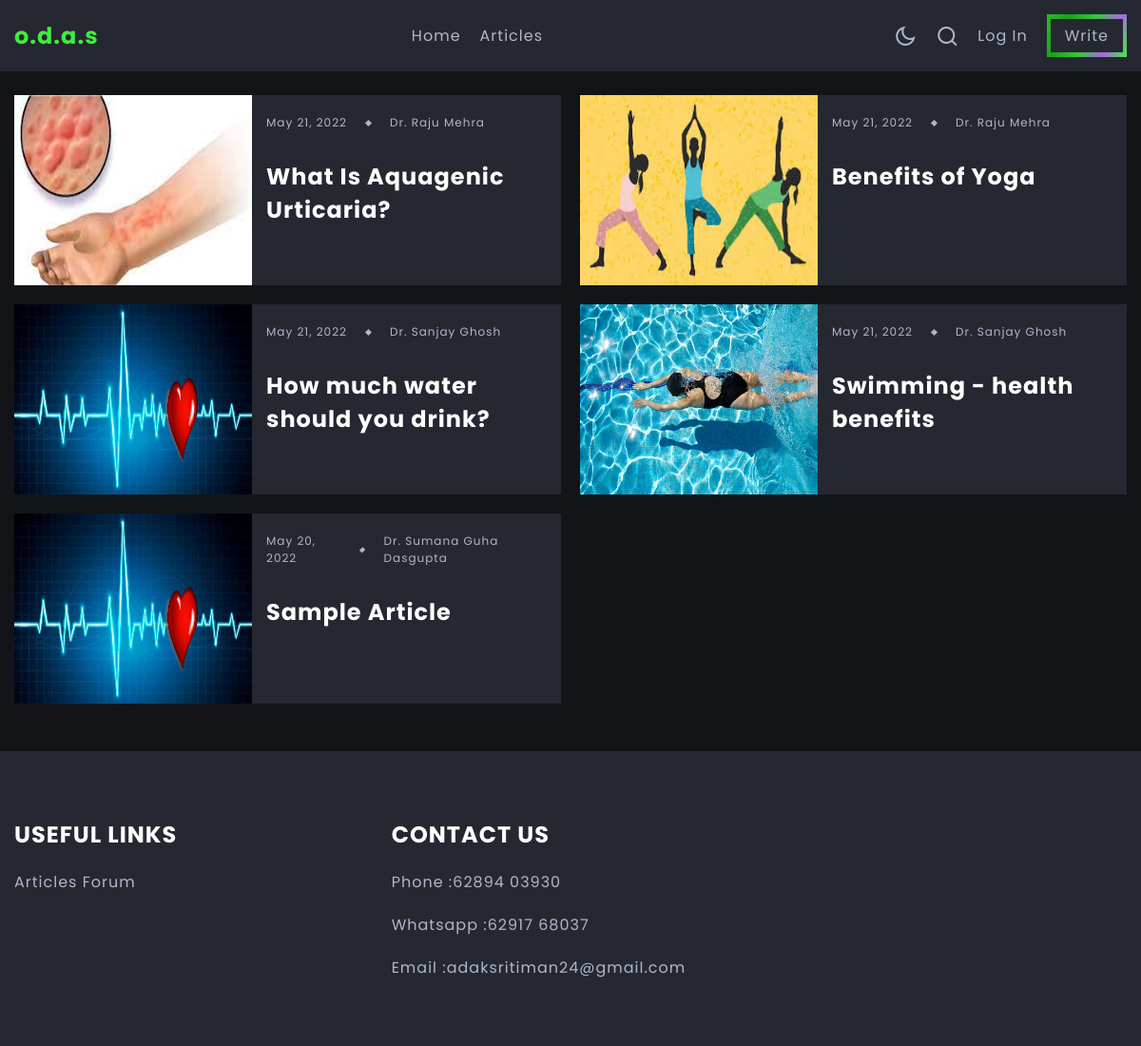
Page /articles/results/ on the earlier database version.
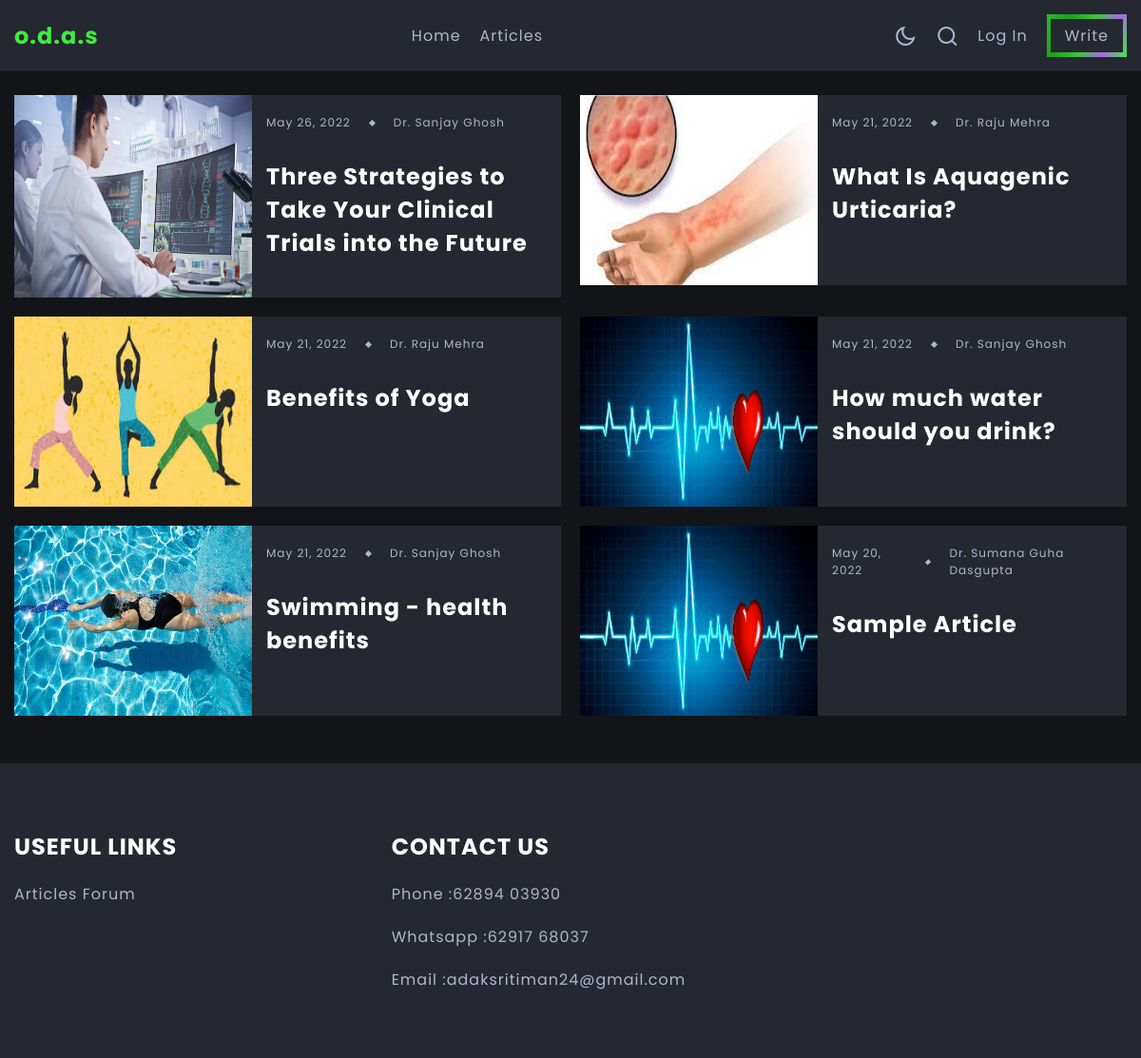
Same page on the later database version.
### article/models.py (models this page shows, shortened)
class Article(models.Model):
    author = models.ForeignKey(Doctor, on_delete=models.CASCADE)
    title=models.CharField(max_length=100)
    upload_date=models.DateField(auto_now_add=True)
    image = models.ImageField(upload_to='blogs/%Y/%m/%d/', default='heart.jpg')
    blog=models.TextField(max_length=6500)

### article/views.py (the view)
# urls.py: path('results/', views.results, name='results'),
def results(request):
    articles_list=Article.objects.order_by("-upload_date")
    return render(request, 'article/results.html', {'articles':articles_list})

### article/templates/article/results.html (shortened to what this page needs)
{% extends 'article/base1.html' %}
{% load static %}
{% block content %}
<section class="result-posts section section-header-offset">
    <div class="container">
        <div class="results-grid-wrapper d-grid">
            {% for article in articles %}
                <a href="{% url 'read_article' article.id %}" class="article d-grid">
                    <div class="results-image-wrapper">
                        <img src="{{article.image.url}}" alt="Couldn\'t load image">
                    </div>
                    <div class="article-data-container">
                        <div class="article-data">
                            <span>{{article.upload_date}}</span>
                            <span class="article-data-spacer"></span>
                            <span>Dr. {{article.author.first_name}} {{article.author.last_name}}</span>
                        </div>
                        <h3 class="title article-title">{{article.title}}</h3>
                    </div>
                </a>
            {% endfor %}
        </div>
    </div>
</section>
{% endblock content %}

### article/templates/article/base1.html (shortened to what this page needs)
{% load static %}
<!DOCTYPE html>
<html lang="en">
<head>
    {% block css %}
    <link rel="stylesheet" href="https://cdn.jsdelivr.net/npm/remixicon@2.5.0/fonts/remixicon.css">
    <link rel="stylesheet" href="https://cdnjs.cloudflare.com/ajax/libs/Swiper/8.1.4/swiper-bundle.css">
    <link rel="stylesheet" href="{% static 'article/css/main.css' %}">
    {% endblock css %}
</head>
<body>
    <header class="header" id="header">
        <nav class="navbar container">
            <a href="{% url 'a_showhome' %}">
                <h2 class="logo">o.d.a.s</h2>
            </a>
            <div class="menu" id="menu">
                <ul class="list">
                    <li class="list-item">
                        <a href="{% url 'a_showhome' %}" class="list-link">Home</a>
                    </li>
                    <li class="list-item">
                        <a href="{% url 'articleshome' %}" class="list-link">Articles</a>
                    </li>
                </ul>
            </div>
            <div class="list list-right">
                <button class="btn place-items-center" id="theme-toggle-btn">
                    <i class="ri-moon-line moon-icon"></i>
                </button>
                <button class="btn place-items-center" id="search-icon">
                    <i class="ri-search-line"></i>
                </button>
                {% if not request.user.is_authenticated %}
                <a href="{% url 'index' %}" class="list-link screen-sm-hidden">Log In</a>
                {% endif %}
                <a href="{% url 'upload_article' %}" class="list-link screen-sm-hidden btn write-btn fancy-border">
                    <span>Write</span>
                </a>
            </div>
        </nav>
    </header>
    {% block content %}
    {% endblock content %}
    <footer class="footer section">
        <div class="footer-container container d-grid">
            <div>
                <h6 class="title footer-title">Useful Links</h6>
                <ul class="list footer-list">
                    <li class="list-item">
                        <a href="{% url 'articleshome' %}" class="list-link">Articles Forum</a>
                    </li>
                </ul>
            </div>
            <div>
                <h6 class="title footer-title">Contact Us</h6>
                <ul class="list footer-list">
                    <li class="list-item">
                        <a href="#" class="list-link">Phone :62894 03930</a>
                    </li>
                    <li class="list-item">
                        <a href="#" class="list-link">Whatsapp :62917 68037</a>
                    </li>
                    <li class="list-item">
                        <a href="#" class="list-link">Email :adaksritiman24@gmail.com</a>
                    </li>
                </ul>
            </div>
        </div>
    </footer>
</body>
</html>

Differences in the rows shown:
added Article: image (picture), upload_date "May 26, 2022", author.first_name "Sanjay", author.last_name "Ghosh", title "Three Strategies to Take Your Clinical Trials into the Future"
